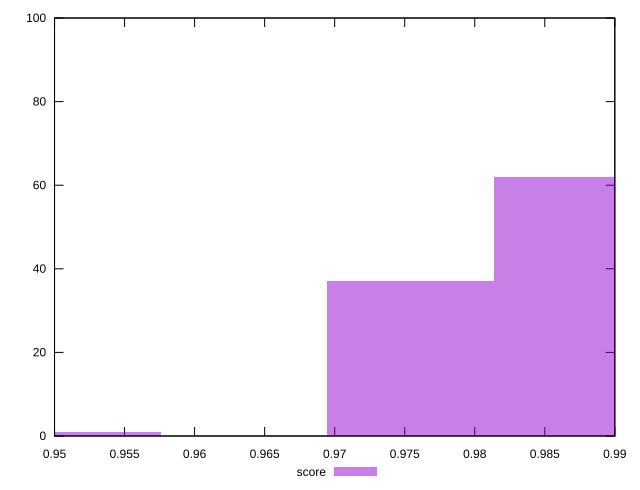

The script that saved this image:
reset

$score <<EOF
0.9516308721749915 1
0.9754216439793663 37
0.9873170298815537 62
EOF

set key outside below
set boxwidth 0.011895385902187394
set xrange [0.95:0.99]
set yrange [0:100]
set trange [0:100]
set style fill transparent solid 0.5 noborder
set terminal svg size 640, 490 enhanced background rgb 'white'
set output "report_00018_2021-02-10T15-25-16.877Z/bootup-time/samples/pages+cached/score/histogram.svg"

plot $score title "score" with boxes

reset
